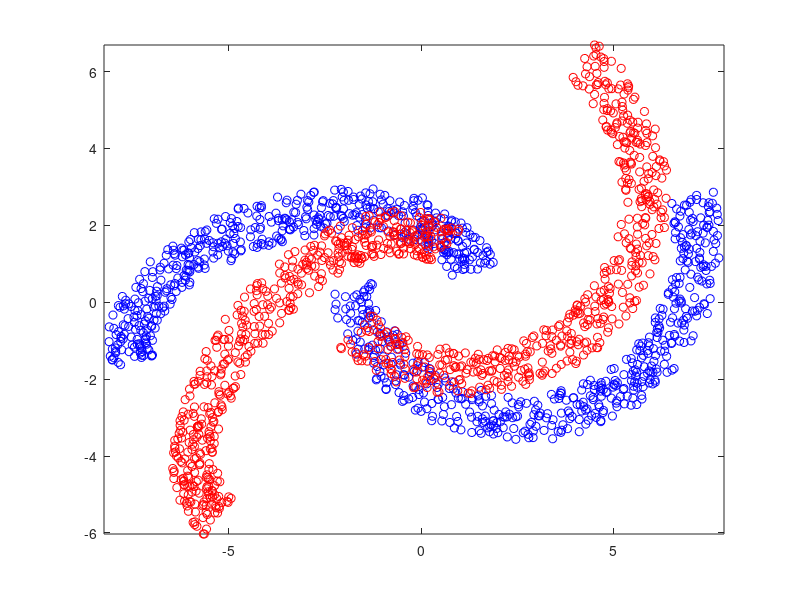

The MATLAB script that drew this image:
% 20161221
% two-moon dataset generator
% sDANN: Shallow Domain-Adversarial Training of Neural Networks (toy
% example)
% written by BISPL, KAIST, Jaejun Yoo
% e-mail: jaejun2004@gmail.com

center1 = -1.5;
center2 = 1.5;
nb_sample = 1000;
radius = 2;
theta = linspace(0,pi,nb_sample);
noise = rand(1,nb_sample)*0.6;
semi_up = [(radius+noise).*cos(theta) + center1;(radius-1+noise).*sin(theta)-0.2];
semi_down = [(radius+noise).*cos(-1*theta) + center2; (radius+noise).*sin(-1*theta)];
% figure;
% plot(semi_up(1,:),semi_up(2,:),'bo')
% hold on
% plot(semi_down(1,:),semi_down(2,:),'ro')

x = [semi_up,semi_down]';
y = [ones(length(semi_up),1);-1*ones(length(semi_down),1)];
idx = randperm(2*nb_sample,2*nb_sample);
xt = x(idx(1:nb_sample),:);
yt = y(idx(1:nb_sample));
x = x(idx(nb_sample+1:end),:);
y = y(idx(nb_sample+1:end));

theta = 15;
theta = theta*pi/180;
rotation = [  [cos(theta), sin(theta)]; [-sin(theta), cos(theta)] ];
x = x * rotation;
xt = xt * rotation;

dataMean = mean(x);
X = 2*bsxfun(@minus, x, dataMean);
X_adapt = 2*bsxfun(@minus, xt, dataMean);
theta = 35;
theta = theta*pi/180;
rotation = [  [cos(theta), sin(theta)]; [-sin(theta), cos(theta)] ];
X_adapt = X_adapt*rotation;
Y = ones(numel(y),1).*(y==1)+ 2*ones(numel(y),1).*(y==-1);

figure, 
plot(X(:,1),X(:,2),'bo')
hold on 
plot(X_adapt(:,1),X_adapt(:,2),'ro')
axis equal

save('2Moons_v2','X','X_adapt','Y','x','xt','y','yt');



